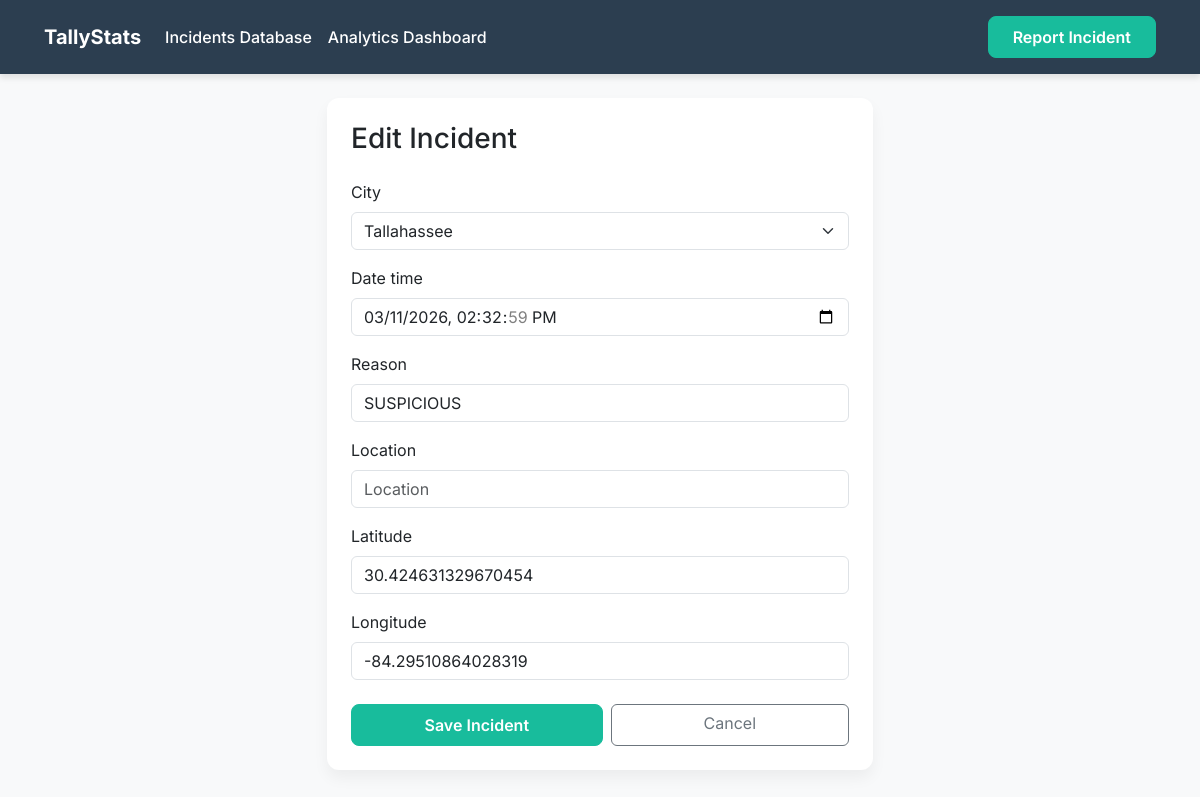
/records/11326/edit/, run on the app's committed database.
### myapp/models.py (models this page shows, shortened)
class CrimeIncident(models.Model):
    city = models.ForeignKey(City, on_delete=models.CASCADE, related_name='crime_incidents')
    date_time = models.DateTimeField()
    reason = models.CharField(max_length=200)
    location = models.CharField(max_length=255, null=True, blank=True)
    latitude = models.FloatField(null=True, blank=True)
    longitude = models.FloatField(null=True, blank=True)
    created_at = models.DateTimeField(auto_now_add=True)
    class Meta:
        ordering = ['-date_time']

### myapp/views.py (the view)
# urls.py: path('records/<int:pk>/edit/', views.record_edit, name='record_edit'),
def record_edit(request, pk):
    incident = get_object_or_404(CrimeIncident, pk=pk)
    if request.method == 'POST':
        form = CrimeIncidentForm(request.POST, instance=incident)
        if form.is_valid():
            form.save()
            messages.success(request, "Incident successfully updated!")
            return redirect('record_detail', pk=incident.pk)
    else:
        form = CrimeIncidentForm(instance=incident)
    return render(request, 'myapp/form.html', {'form': form, 'title': 'Edit Incident'})

### myapp/forms.py
class CrimeIncidentForm(forms.ModelForm):
    class Meta:
        model = CrimeIncident
        fields = ['city', 'date_time', 'reason', 'location', 'latitude', 'longitude']
        widgets = {
            'date_time': forms.DateTimeInput(attrs={'type': 'datetime-local'}),
            'reason': forms.TextInput(attrs={'placeholder': 'e.g. THEFT, BURGLARY'}),
        }

### myapp/models.py (called while the page is built)
    def __str__(self):
        return self.name

### myapp/templates/myapp/form.html (shortened to what this page needs)
{% extends 'myapp/base.html' %}
{% load bootstrap5 %}
{% block content %}
<div class="row justify-content-center mt-3">
    <div class="col-md-8 col-lg-6">
        <div class="card card-custom p-4">
            <h3 class="mb-4">{{ title }}</h3>
            <form method="post" action="" novalidate>
                {% bootstrap_form form %}
                <div class="d-flex gap-2 mt-4">
                    <button type="submit" class="btn btn-primary-custom text-white w-100">Save Incident</button>
                    <a href="{% url 'records_list' %}" class="btn btn-outline-secondary w-100">Cancel</a>
                </div>
            </form>
        </div>
    </div>
</div>
{% endblock %}

### myapp/static/css/style.css (style rules this page uses)
:root { --primary-color: #2c3e50; --secondary-color: #18bc9c; --bg-color: #f8f9fa; --card-bg: #ffffff; --text-color: #333333; }
body { background-color: var(--bg-color); font-family: 'Inter', -apple-system, BlinkMacSystemFont, "Segoe UI", Roboto, "Helvetica Neue", Arial, sans-serif; color: var(--text-color); }
.card-custom { border: none; border-radius: 12px; background-color: var(--card-bg); box-shadow: 0 8px 15px rgba(0, 0, 0, 0.05); transition: transform 0.2s ease, box-shadow 0.2s ease; }
.btn-primary-custom { background-color: var(--secondary-color); border-color: var(--secondary-color); border-radius: 8px; padding: 0.5rem 1.5rem; font-weight: 600; transition: all 0.3s ease; }

### data on the page
CrimeIncident: city "Tallahassee", date_time "03/11/2026 14:32:59", reason "SUSPICIOUS", latitude "30.424631329670454", longitude "-84.29510864028319"

### other printed values
{{ title }} "Edit Incident"
